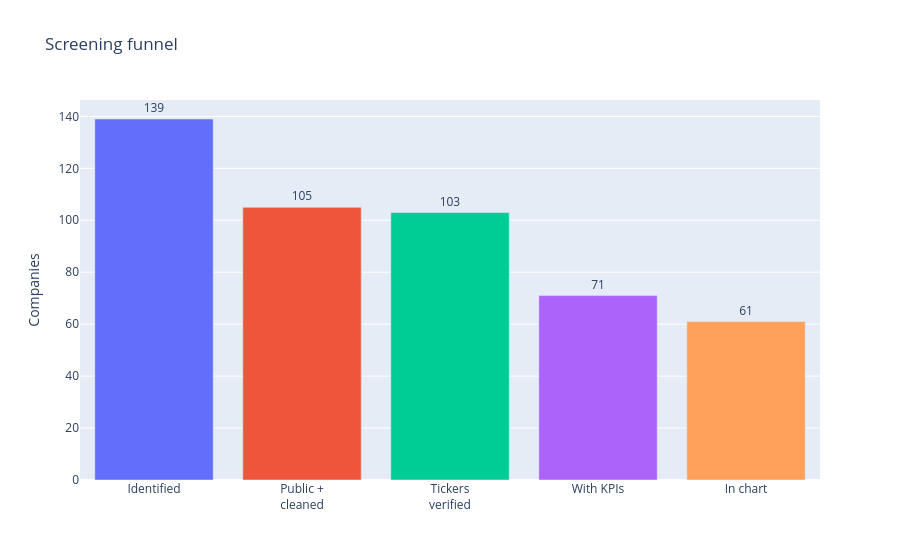

This figure's notebook cell:
### Markdown cell above
Plot the result as a simple bar chart, one bar per step.

### Code cell
fig = px.bar(
    funnel,
    x="stage",
    y="count",
    text="count",
    color="stage",
    title="Screening funnel",
)

fig.update_traces(textposition="outside", showlegend=False)
fig.update_layout(xaxis_title="", yaxis_title="Companies", showlegend=False)

fig.show()

### Figure 1 — Plotly figure (JSON) as saved in the notebook; plotly's stock layout.template omitted (floating-point values rounded to 4 significant figures)
{"data": [{"hovertemplate": "stage=%{x}<br>count=%{text}<extra></extra>", "legendgroup": "Identified", "marker": {"color": "#636efa", "pattern": {"shape": ""}}, "name": "Identified", "orientation": "v", "showlegend": false, "text": [139.0], "textposition": "outside", "type": "bar", "x": ["Identified"], "xaxis": "x", "y": [139], "yaxis": "y"}, {"hovertemplate": "stage=%{x}<br>count=%{text}<extra></extra>", "legendgroup": "Public +<br>cleaned", "marker": {"color": "#EF553B", "pattern": {"shape": ""}}, "name": "Public +<br>cleaned", "orientation": "v", "showlegend": false, "text": [105.0], "textposition": "outside", "type": "bar", "x": ["Public +<br>cleaned"], "xaxis": "x", "y": [105], "yaxis": "y"}, {"hovertemplate": "stage=%{x}<br>count=%{text}<extra></extra>", "legendgroup": "Tickers<br>verified", "marker": {"color": "#00cc96", "pattern": {"shape": ""}}, "name": "Tickers<br>verified", "orientation": "v", "showlegend": false, "text": [103.0], "textposition": "outside", "type": "bar", "x": ["Tickers<br>verified"], "xaxis": "x", "y": [103], "yaxis": "y"}, {"hovertemplate": "stage=%{x}<br>count=%{text}<extra></extra>", "legendgroup": "With KPIs", "marker": {"color": "#ab63fa", "pattern": {"shape": ""}}, "name": "With KPIs", "orientation": "v", "showlegend": false, "text": [71.0], "textposition": "outside", "type": "bar", "x": ["With KPIs"], "xaxis": "x", "y": [71], "yaxis": "y"}, {"hovertemplate": "stage=%{x}<br>count=%{text}<extra></extra>", "legendgroup": "In chart", "marker": {"color": "#FFA15A", "pattern": {"shape": ""}}, "name": "In chart", "orientation": "v", "showlegend": false, "text": [61.0], "textposition": "outside", "type": "bar", "x": ["In chart"], "xaxis": "x", "y": [61], "yaxis": "y"}], "layout": {"barmode": "relative", "legend": {"title": {"text": "stage"}, "tracegroupgap": 0}, "showlegend": false, "title": {"text": "Screening funnel"}, "xaxis": {"anchor": "y", "categoryarray": ["Identified", "Public +<br>cleaned", "Tickers<br>verified", "With KPIs", "In chart"], "categoryorder": "array", "domain": [0, 1], "title": {"text": ""}}, "yaxis": {"anchor": "x", "domain": [0, 1], "title": {"text": "Companies"}}}}
